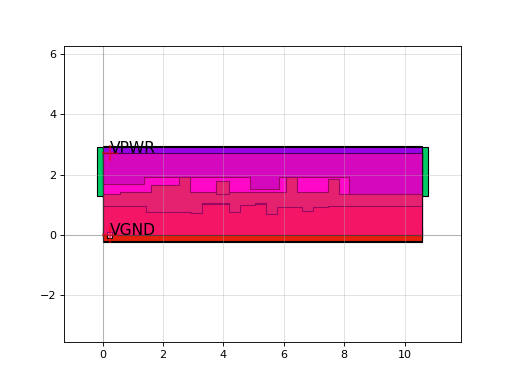

Recreate this plot in Python.
import sky130

c = sky130.components.sky130_fd_sc_hd__dfrtp_4()
c.plot()
